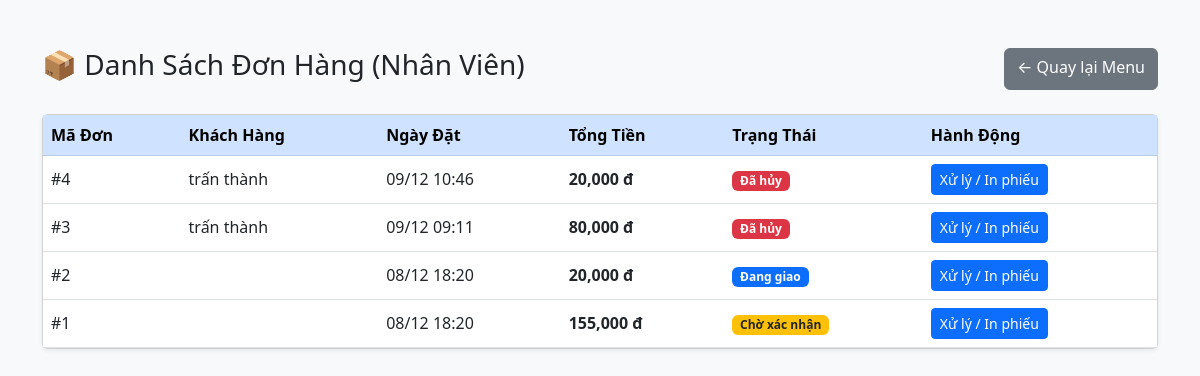
Screenshot of /staff/manage_orders.php (signed in) with the database file from the repository.
### tables this page shows
CREATE TABLE IF NOT EXISTS `orders` (
  `id` int NOT NULL AUTO_INCREMENT,
  `user_id` int DEFAULT NULL,
  `fullname` varchar(100) NOT NULL,
  `phone` varchar(20) NOT NULL,
  `address` varchar(255) NOT NULL,
  `total_price` decimal(10,0) DEFAULT NULL,
  `status` varchar(50) DEFAULT 'Pending',
  `created_at` timestamp NULL DEFAULT CURRENT_TIMESTAMP,
  PRIMARY KEY (`id`),
  KEY `user_id` (`user_id`)
);

CREATE TABLE IF NOT EXISTS `users` (
  `id` int NOT NULL AUTO_INCREMENT,
  `username` varchar(50) NOT NULL,
  `phone` varchar(20) DEFAULT NULL,
  `password` varchar(255) NOT NULL,
  `fullname` varchar(100) DEFAULT NULL,
  `full_name` varchar(100) DEFAULT NULL,
  `email` varchar(100) DEFAULT NULL,
  `role` tinyint DEFAULT '0',
  `created_at` timestamp NULL DEFAULT CURRENT_TIMESTAMP,
  `is_locked` tinyint DEFAULT '0' COMMENT '0: Hoạt động, 1: Bị khóa',
  PRIMARY KEY (`id`)
);

### staff/manage_orders.php (the view, shortened to what this page needs)
<?php
include '../includes/db.php';
?>
<!DOCTYPE html>
<html lang="vi">
<head>
    <link href="https://cdn.jsdelivr.net/npm/bootstrap@5.3.0/dist/css/bootstrap.min.css" rel="stylesheet">
</head>
<body class="bg-light">
    <div class="container mt-5">
        <div class="d-flex justify-content-between mb-4">
            <h3>📦 Danh Sách Đơn Hàng (Nhân Viên)</h3>
            <a href="index.php" class="btn btn-secondary">← Quay lại Menu</a>
        </div>
        <div class="card shadow-sm">
            <table class="table table-hover align-middle mb-0">
                <thead class="table-primary">
                    <tr>
                        <th>Mã Đơn</th>
                        <th>Khách Hàng</th>
                        <th>Ngày Đặt</th>
                        <th>Tổng Tiền</th>
                        <th>Trạng Thái</th>
                        <th>Hành Động</th>
                    </tr>
                </thead>
                <tbody>
                    <?php
                    $sql = "SELECT orders.*, users.fullname
                            FROM orders
                            LEFT JOIN users ON orders.user_id = users.id
                            ORDER BY orders.id DESC";
                    try {
                        $stmt = $conn->query($sql);
                        $orders = $stmt->fetchAll();
                    } catch(PDOException $e) {
                        $orders = [];
                    }
                    foreach ($orders as $row) {
                        $status_map = [
                            'Pending' => ['Chờ xác nhận', 'bg-warning text-dark'],
                            'Shipping' => ['Đang giao', 'bg-primary'],
                            'Completed' => ['Hoàn thành', 'bg-success'],
                            'Cancelled' => ['Đã hủy', 'bg-danger']
                        ];
                        $st = isset($status_map[$row['status']]) ? $status_map[$row['status']] : [$row['status'], 'bg-secondary'];
                        echo "<tr>";
                        echo "<td>#".$row['id']."</td>";
                        echo "<td>".$row['fullname']."</td>";
                        echo "<td>".date('d/m H:i', strtotime($row['created_at']))."</td>";
                        echo "<td class='fw-bold'>".number_format($row['total_price'])." đ</td>";
                        echo "<td><span class='badge ".$st[1]."'>".$st[0]."</span></td>";
                        echo "<td>
                                <a href='order_detail_staff.php?id=".$row['id']."' class='btn btn-sm btn-primary'>Xử lý / In phiếu</a>
                              </td>";
                        echo "</tr>";
                    }
                    ?>
                </tbody>
            </table>
        </div>
    </div>
</body>
</html>

### rows the page displays
orders: id "4", user.fullname "trấn thành", created_at "09/12 10:46", total_price "20,000", status "Đã hủy"
orders: id "3", user.fullname "trấn thành", created_at "09/12 09:11", total_price "80,000", status "Đã hủy"
orders: id "2", created_at "08/12 18:20", total_price "20,000", status "Đang giao"
orders: id "1", created_at "08/12 18:20", total_price "155,000", status "Chờ xác nhận"
